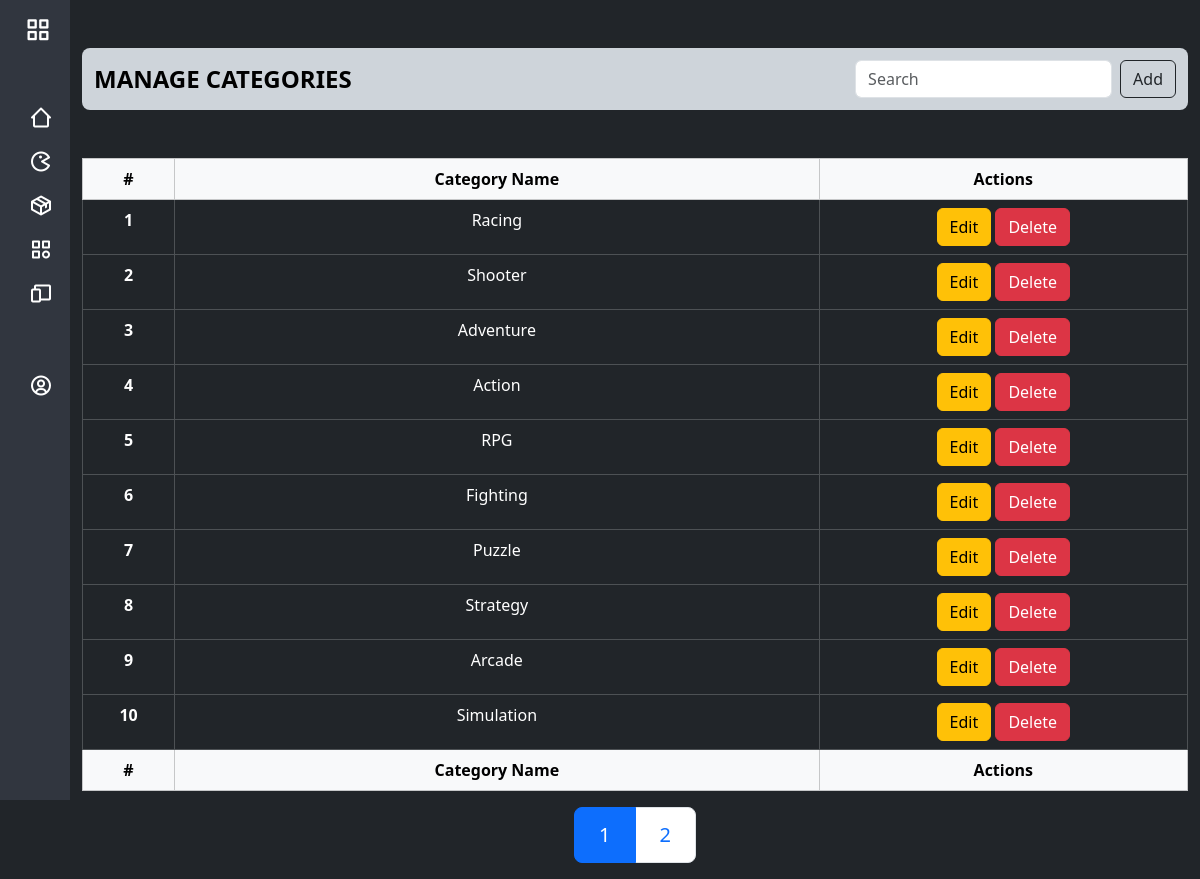
/admin/manage-categories.php (signed in), run on the app's committed database.
### tables this page shows
CREATE TABLE `tbl_categories` (
  `id` int(11) NOT NULL,
  `category_name` varchar(100) NOT NULL,
  `background_image` text NOT NULL,
  `description` text NOT NULL
);

### classes/dbh.php (called while the page is built, shortened)
<?php
class Dbh {
	protected function connect() {
		try {
			$servername = 'localhost';
			$username = 'root';
			$password = '';
			$db_name = 'gamespace';
			$this->dbh = new PDO("mysql:host=$servername;dbname=$db_name", $username, $password);
			return $this->dbh;
		} catch (Exception $e) {
			echo "ERROR: $e";
		}
	}
}

### classes/model/adminModel.php (called while the page is built, shortened)
<?php
class Admin extends Dbh
{
    private function executeQuery($stmt, ...$query_values)
    {
        if (!$stmt->execute($query_values)) {
            header("../admin/index.php?error=SomethingWentWrong");
            exit();
        }
        $results = $stmt->fetchAll(PDO::FETCH_ASSOC);
        return $results;
    }
    protected function getCategories($offset = 0, $limit = NULL, $where = NULL)
    {
        $sql = "SELECT * FROM tbl_categories";
        if ($limit != NULL) {
            $sql .= " LIMIT $offset, $limit";
        }
        $stmt = $this->connect()->prepare($sql);
        return $this->executeQuery($stmt);
    }
}

### classes/view/adminView.php (called while the page is built, shortened)
<?php
class AdminView extends Admin
{
    public function fetchCategories($offset = 0, $limit = NULL, $where = NULL) {
        $data = $this->getCategories($offset, $limit, $where);
        return $data;
    }
}

### admin/manage-categories.php (the view, shortened to what this page needs)
<?php
include "partials/sidebar.php";
require "../classes/dbh.php";
require "../classes/model/adminModel.php";
require "../classes/view/adminView.php";
$adminView = new AdminView();
?>
<div class="container mt-5">
    <nav class="navbar bg-dark-subtle rounded-3 mb-5">
        <div class="container-fluid">
            <a class="navbar-brand text-uppercase fw-bolder fs-4">Manage Categories</a>
            <div class="d-flex" role="search">
                <input class="form-control me-2" type="search" placeholder="Search" aria-label="Search" onkeyup="searchContent(this.value)">
                <button class="btn btn-outline-dark" data-bs-toggle="modal" data-bs-target="#add_modal">Add</button>
            </div>
        </div>
    </nav>
    <div class="table-responsive">
        <table class="table table-dark text-white table-hover table-bordered text-center w-100">
            <thead class="table-light">
                <tr>
                    <th class="col-1 fw-bolder">#</th>
                    <th class="col">Category Name</th>
                    <th class="col-4">Actions</th>
                </tr>
            </thead>
            <tbody id="table_content_wrapper">
                <?php
                $category_data = $adminView->fetchCategories(0, 10);
                $counter = 1;
                foreach ($category_data as $data) :
                ?>
                    <tr>
                        <td class="fw-bolder"><?= $counter++ ?></td>
                        <td><?= $data['category_name'] ?></td>
                        <td>
                            <button class="btn btn-warning" onclick="loadTagInfo(this.value)" value="<?= $data['id'] ?>" data-bs-toggle="modal" data-bs-target="#add_modal">Edit</button>
                            <button class="btn btn-danger" onclick="confirmRemoveTag(this.value)" value="<?= $data['id'] ?>" data-bs-toggle="modal" data-bs-target="#verify_modal">Delete</button>
                        </td>
                    </tr>
                <?php endforeach; ?>
            </tbody>
            <tfoot class="table-light">
                <tr>
                    <th class="col">#</th>
                    <th class="col">Category Name</th>
                    <th class="col-3">Actions</th>
                </tr>
            </tfoot>
        </table>
    </div>
    <div class="table_pagination">
        <?php include "partials/pagination.php"; ?>
    </div>
</div>

### css/sidebar-footer.css (style rules this page uses)
a { text-decoration: none; }
body { font-family: "Poppins", sans-serif; }

### data on the page
tbl_categories: category_name "Racing"
tbl_categories: category_name "Shooter"
tbl_categories: category_name "Adventure"
tbl_categories: category_name "Action"
tbl_categories: category_name "RPG"
tbl_categories: category_name "Fighting"
tbl_categories: category_name "Puzzle"
tbl_categories: category_name "Strategy", $data['id'] 10 (drawn)
tbl_categories: category_name "Arcade", $data['id'] 11 (drawn)
tbl_categories: category_name "Simulation", $data['id'] 14 (drawn)
